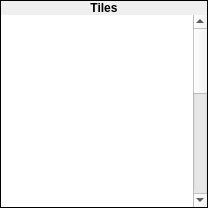
          <widget class="QFrame" name="frame_4">
           <property name="sizePolicy">
            <sizepolicy hsizetype="Fixed" vsizetype="Preferred">
             <horstretch>0</horstretch>
             <verstretch>0</verstretch>
            </sizepolicy>
           </property>
           <property name="minimumSize">
            <size>
             <width>32</width>
             <height>0</height>
            </size>
           </property>
           <property name="frameShape">
            <enum>QFrame::Box</enum>
           </property>
           <property name="frameShadow">
            <enum>QFrame::Plain</enum>
           </property>
           <layout class="QVBoxLayout" name="verticalLayout">
            <property name="spacing">
             <number>0</number>
            </property>
            <property name="margin">
             <number>0</number>
            </property>
            <item>
             <widget class="QLabel" name="label_7">
              <property name="sizePolicy">
               <sizepolicy hsizetype="Preferred" vsizetype="Fixed">
                <horstretch>0</horstretch>
                <verstretch>0</verstretch>
               </sizepolicy>
              </property>
              <property name="font">
               <font>
                <weight>75</weight>
                <bold>true</bold>
               </font>
              </property>
              <property name="text">
               <string>Tiles</string>
              </property>
              <property name="alignment">
               <set>Qt::AlignHCenter|Qt::AlignTop</set>
              </property>
             </widget>
            </item>
            <item>
             <widget class="QWidget" name="widget" native="true">
              <property name="sizePolicy">
               <sizepolicy hsizetype="Fixed" vsizetype="Preferred">
                <horstretch>0</horstretch>
                <verstretch>0</verstretch>
               </sizepolicy>
              </property>
              <layout class="QHBoxLayout" name="horizontalLayout">
               <property name="spacing">
                <number>0</number>
               </property>
               <property name="margin">
                <number>0</number>
               </property>
               <item>
                <widget class="TileView" name="gvTileEditor">
                 <property name="sizePolicy">
                  <sizepolicy hsizetype="Fixed" vsizetype="Expanding">
                   <horstretch>0</horstretch>
                   <verstretch>0</verstretch>
                  </sizepolicy>
                 </property>
                 <property name="minimumSize">
                  <size>
                   <width>192</width>
                   <height>0</height>
                  </size>
                 </property>
                 <property name="maximumSize">
                  <size>
                   <width>192</width>
                   <height>16777215</height>
                  </size>
                 </property>
                 <property name="font">
                  <font>
                   <stylestrategy>NoAntialias</stylestrategy>
                  </font>
                 </property>
                 <property name="mouseTracking">
                  <bool>true</bool>
                 </property>
                 <property name="frameShape">
                  <enum>QFrame::NoFrame</enum>
                 </property>
                 <property name="verticalScrollBarPolicy">
                  <enum>Qt::ScrollBarAlwaysOff</enum>
                 </property>
                 <property name="horizontalScrollBarPolicy">
                  <enum>Qt::ScrollBarAlwaysOff</enum>
                 </property>
                 <property name="alignment">
                  <set>Qt::AlignLeading|Qt::AlignLeft|Qt::AlignTop</set>
                 </property>
                </widget>
               </item>
               <item>
                <widget class="QScrollBar" name="sbTileView">
                 <property name="singleStep">
                  <number>16</number>
                 </property>
                 <property name="pageStep">
                  <number>64</number>
                 </property>
                 <property name="orientation">
                  <enum>Qt::Vertical</enum>
                 </property>
                </widget>
               </item>
              </layout>
             </widget>
            </item>
           </layout>
          </widget>
